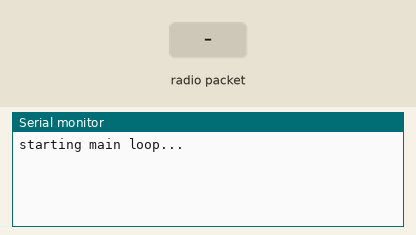
This sketch was run on a simulated Arduino Uno, built with avr-gcc and run on an emulated ATmega328P. Shown: the last lines printed to the serial monitor. The test bench sets the inputs (shaded band). No radio packets arrive unless stated.

Above: at 1.2 s.
1.3 s: radio packet "1" arrives
At 2.0 s:
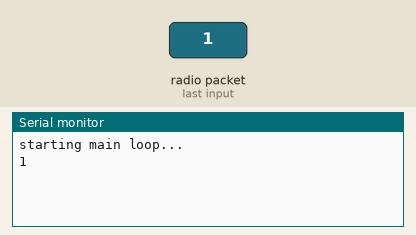
2.8 s: radio packet "0" arrives
At 3.2 s:
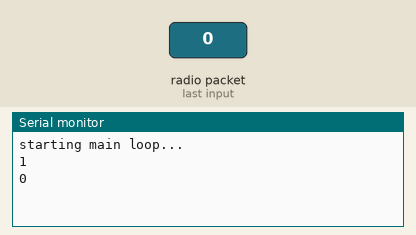
4.3 s: radio packet "2" arrives
At 5.5 s:
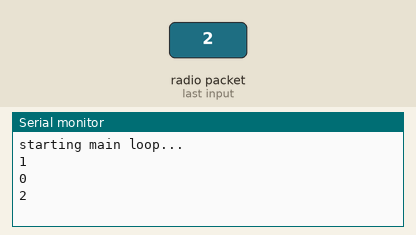

The sketch:

rf24_basic_rx.ino
```cpp
/*
 * Modified from code at: https://howtomechatronics.com/tutorials/arduino/arduino-wireless-communication-nrf24l01-tutorial/
* Arduino Wireless Communication Tutorial
*     Example 2 - Receiver Code
*
* by Dejan Nedelkovski, www.HowToMechatronics.com
*
* Library: TMRh20/RF24, https://github.com/tmrh20/RF24/
*/

#include <nRF24L01.h>
#include <RF24.h>
//#include <Servo.h>


//int button = 4;
//int led = 5;

RF24 radio(5, 4); // CE, CSN
const byte addresses[6] = {"00001"};
boolean buttonState = 0;

void setup() {
//  pinMode(button, INPUT_PULLUP);
//  pinMode(led, OUTPUT);

  radio.begin();
  radio.openReadingPipe(1, addresses);
    // power levels: RF24_PA_MIN, RF24_PA_LOW, RF24_PA_HIGH and RF24_PA_MAX
  radio.setPALevel(RF24_PA_HIGH);
  radio.setChannel(99);  // number between 0-124
  radio.startListening();

  Serial.begin(9600);
  Serial.println("");
  Serial.println("starting main loop... ");
}

void loop() {
  delay(5);

  if ( radio.available()) {
    while (radio.available()) {
      char text[32] = "";
    radio.read(&text, sizeof(text));
    Serial.println(text);
    }

  }
}
```

Measured:
- after the input at 1.3 s, the serial monitor: prints a new line at once (image 1)
- after the input at 2.8 s, the serial monitor: prints a new line at once (image 2)
- after the input at 4.3 s, the serial monitor: prints a new line at once (image 3)
